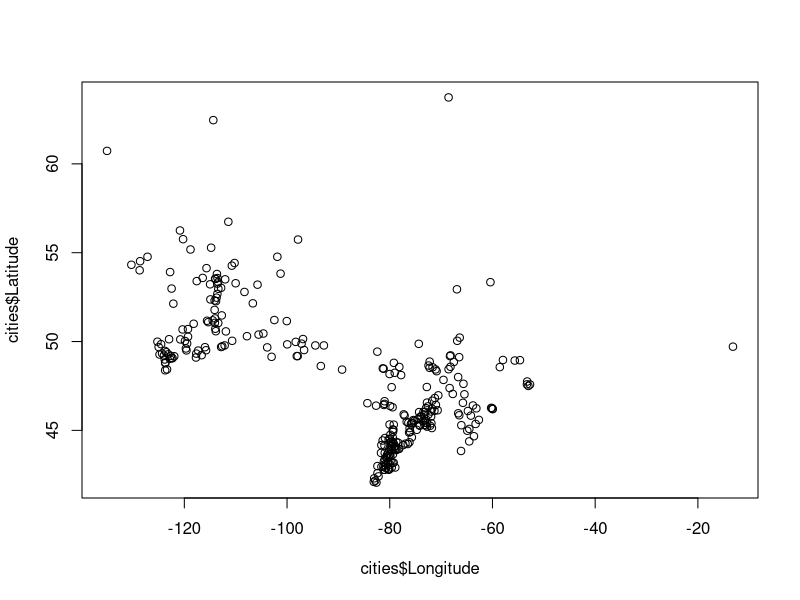

This chart was generated by the following R code:
## ---- chunk 1
library(knitr)
opts_chunk$set(comment='', eval=FALSE)
## ---- chunk 2
cities <- read.csv('data/cities_canada.csv', stringsAsFactors = F)
## ---- chunk 3
plot(cities$Longitude, cities$Latitude)
